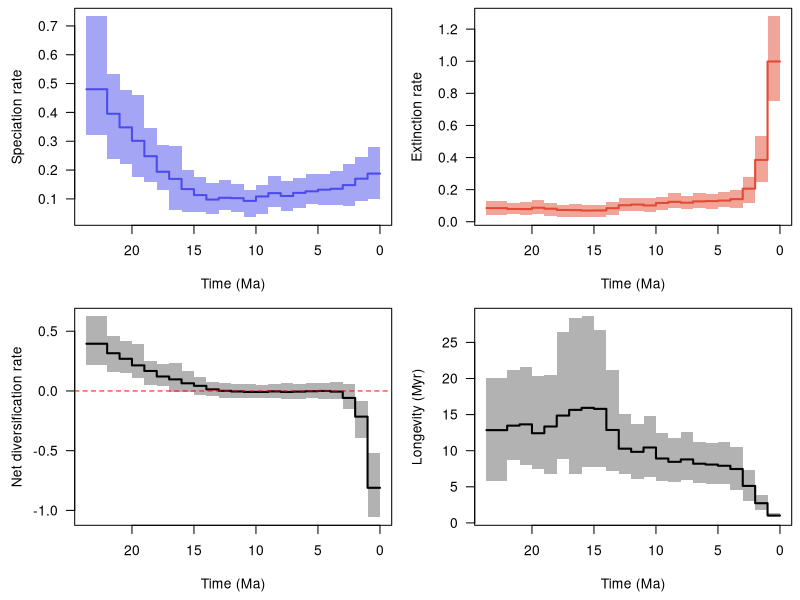

This chart was generated by the following R code:
pdf(file='/home/torsten/Work/Software/PyRate/example_files/BDNN_examples/Carnivora/Advanced_examples/Example_output/Carnivora_occs_1_G_BDS_BDNN_16_8TVc_Musteloidea_RTT.pdf', width = 9, height = 6, useDingbats = FALSE)

layout(matrix(1:4, ncol = 2, nrow = 2, byrow = TRUE))
par(las = 1, mar = c(4.5, 4.5, 0.5, 0.5))
time_vec=c(23.670092814507477, 22.00001,22.0,21.00001,21.0,20.00001,20.0,19.00001,19.0,18.00001,18.0,17.00001,17.0,16.00001,16.0,15.00001,15.0,14.00001,14.0,13.00001,13.0,12.00001,12.0,11.00001,11.0,10.00001,10.0,9.00001,9.0,8.00001,8.0,7.00001,7.0,6.00001,6.0,5.00001,5.0,4.00001,4.0,3.00001,3.0,2.00001,2.0,1.00001,1.0,0.0)
sp_mean=c(0.4803151763118885, 0.4803151763118885,0.39531201126089816,0.39531201126089816,0.34809377084493653,0.34809377084493653,0.3014600486370956,0.3014600486370956,0.24811524250939276,0.24811524250939276,0.19421094750892495,0.19421094750892495,0.16932302312108333,0.16932302312108333,0.13391440330969828,0.13391440330969828,0.1132071350906074,0.1132071350906074,0.0975706262096594,0.0975706262096594,0.10379055080711433,0.10379055080711433,0.10256677026660797,0.10256677026660797,0.09295544274267614,0.09295544274267614,0.10839857061574963,0.10839857061574963,0.11999650349204886,0.11999650349204886,0.11018124968397733,0.11018124968397733,0.12083921181875461,0.12083921181875461,0.12633326597127228,0.12633326597127228,0.13184062435234406,0.13184062435234406,0.13515182049858313,0.13515182049858313,0.14780841100206585,0.14780841100206585,0.17009865067863753,0.17009865067863753,0.18769984864601355,0.18769984864601355)
sp_lwr=c(0.32077533584620693, 0.32077533584620693,0.23849473420629952,0.23849473420629952,0.22202154907545313,0.22202154907545313,0.17666845005257528,0.17666845005257528,0.15977972151206601,0.15977972151206601,0.1315681874902189,0.1315681874902189,0.06084186454658739,0.06084186454658739,0.05347061244467385,0.05347061244467385,0.053711093693800685,0.053711093693800685,0.048543104389118776,0.048543104389118776,0.06102989897730036,0.06102989897730036,0.055709246417362655,0.055709246417362655,0.03626447344241528,0.03626447344241528,0.04853604573974542,0.04853604573974542,0.07212042983310789,0.07212042983310789,0.05831497147118627,0.05831497147118627,0.06723702891303561,0.06723702891303561,0.08135508075371904,0.08135508075371904,0.0795526945487335,0.0795526945487335,0.08030285383227478,0.08030285383227478,0.07682797212317387,0.07682797212317387,0.09357914645249149,0.09357914645249149,0.0980785043554597,0.0980785043554597)
sp_upr=c(0.7332554770076671, 0.7332554770076671,0.5316876499034238,0.5316876499034238,0.476444828601568,0.476444828601568,0.4620632344017424,0.4620632344017424,0.34435177751944807,0.34435177751944807,0.2869973712136997,0.2869973712136997,0.28409539405850454,0.28409539405850454,0.19870493737792821,0.19870493737792821,0.17500337735569807,0.17500337735569807,0.15446221868523152,0.15446221868523152,0.1638048416329149,0.1638048416329149,0.15313596990009282,0.15313596990009282,0.12967995606430358,0.12967995606430358,0.1491755238424878,0.1491755238424878,0.1800304176140791,0.1800304176140791,0.16039746751695574,0.16039746751695574,0.17120186327445447,0.17120186327445447,0.18536161555207567,0.18536161555207567,0.1867512618328772,0.1867512618328772,0.19768874798808847,0.19768874798808847,0.22153030732363718,0.22153030732363718,0.2469674243323987,0.2469674243323987,0.2817129088484359,0.2817129088484359)
ex_mean=c(0.08505984679075612, 0.08505984679075612,0.07941862177629377,0.07941862177629377,0.07883504428080122,0.07883504428080122,0.08719117886343232,0.08719117886343232,0.08090663760950784,0.08090663760950784,0.07332558784848274,0.07332558784848274,0.07226142230801456,0.07226142230801456,0.06966855476422101,0.06966855476422101,0.07023002165054455,0.07023002165054455,0.08445367168788943,0.08445367168788943,0.10285215672253535,0.10285215672253535,0.10691730165415361,0.10691730165415361,0.10147630707945413,0.10147630707945413,0.11688217496697632,0.11688217496697632,0.12371504689275807,0.12371504689275807,0.11866173768579462,0.11866173768579462,0.12673578230031735,0.12673578230031735,0.12853254934451847,0.12853254934451847,0.13191298124974812,0.13191298124974812,0.14078371765033748,0.14078371765033748,0.20604161152934672,0.20604161152934672,0.3851383694358819,0.3851383694358819,0.9985852077845481,0.9985852077845481)
ex_lwr=c(0.04338393754331294, 0.04338393754331294,0.04734822038152324,0.04734822038152324,0.044008151520047965,0.044008151520047965,0.048079702073119936,0.048079702073119936,0.03674512380413922,0.03674512380413922,0.02952413118721276,0.02952413118721276,0.027824087248924538,0.027824087248924538,0.029761495427756073,0.029761495427756073,0.029812086614845495,0.029812086614845495,0.03911476301046338,0.03911476301046338,0.06511867257701873,0.06511867257701873,0.06419935115538082,0.06419935115538082,0.06284555558179596,0.06284555558179596,0.07467094134398203,0.07467094134398203,0.08458240133504354,0.08458240133504354,0.07629054529348124,0.07629054529348124,0.08824897351936312,0.08824897351936312,0.08121540856264967,0.08121540856264967,0.08953716078682662,0.08953716078682662,0.0825892967998994,0.0825892967998994,0.11681872039700165,0.11681872039700165,0.24470656063832585,0.24470656063832585,0.7523764283313931,0.7523764283313931)
ex_upr=c(0.12839321332676076, 0.12839321332676076,0.11433332128973796,0.11433332128973796,0.12056110274174131,0.12056110274174131,0.13317560289038477,0.13317560289038477,0.11543718897524467,0.11543718897524467,0.10304910580826834,0.10304910580826834,0.10921795075028223,0.10921795075028223,0.1041137152432629,0.1041137152432629,0.10241944145263007,0.10241944145263007,0.12314374587072682,0.12314374587072682,0.14717411732335123,0.14717411732335123,0.14556868624450853,0.14556868624450853,0.14482384816703342,0.14482384816703342,0.15591512207830563,0.15591512207830563,0.1778522858383009,0.1778522858383009,0.162979196536028,0.162979196536028,0.17662901710891052,0.17662901710891052,0.17174268283952018,0.17174268283952018,0.18384524468290964,0.18384524468290964,0.1974397197731397,0.1974397197731397,0.280184360905344,0.280184360905344,0.5350023304546392,0.5350023304546392,1.2797197136738725,1.2797197136738725)
div_mean=c(0.3952553295211319, 0.3952553295211319,0.3158933894846042,0.3158933894846042,0.2692587265641354,0.2692587265641354,0.21426886977366333,0.21426886977366333,0.16720860489988493,0.16720860489988493,0.1208853596604421,0.1208853596604421,0.09706160081306874,0.09706160081306874,0.06424584854547731,0.06424584854547731,0.04297711344006283,0.04297711344006283,0.01311695452176994,0.01311695452176994,0.0009383940845789673,0.0009383940845789673,-0.004350531387545649,-0.004350531387545649,-0.008520864336777996,-0.008520864336777996,-0.008483604351226663,-0.008483604351226663,-0.003718543400709187,-0.003718543400709187,-0.00848048800181727,-0.00848048800181727,-0.0058965704815625445,-0.0058965704815625445,-0.0021992833732462453,-0.0021992833732462453,-7.235689740404778e-05,-7.235689740404778e-05,-0.005631897151754342,-0.005631897151754342,-0.05823320052728083,-0.05823320052728083,-0.21503971875724437,-0.21503971875724437,-0.8108853591385349,-0.8108853591385349)
div_lwr=c(0.21595292364494764, 0.21595292364494764,0.1581732916782312,0.1581732916782312,0.14804143302471193,0.14804143302471193,0.11116061671797751,0.11116061671797751,0.046593874940332555,0.046593874940332555,0.04268501635187852,0.04268501635187852,-0.010393251318502078,-0.010393251318502078,-0.009224652981661259,-0.009224652981661259,-0.031680348748617554,-0.031680348748617554,-0.039088220545057666,-0.039088220545057666,-0.05974763463263312,-0.05974763463263312,-0.05807544382399,-0.05807544382399,-0.05505203083538178,-0.05505203083538178,-0.06075297096765091,-0.06075297096765091,-0.06291918554119277,-0.06291918554119277,-0.06339053649680365,-0.06339053649680365,-0.06865909822772949,-0.06865909822772949,-0.05790946626445398,-0.05790946626445398,-0.0691322249022845,-0.0691322249022845,-0.06853889739516697,-0.06853889739516697,-0.1521054863493121,-0.1521054863493121,-0.3921787909505481,-0.3921787909505481,-1.0575683354075596,-1.0575683354075596)
div_upr=c(0.6247248898845558, 0.6247248898845558,0.4620828209950014,0.4620828209950014,0.4146218784148318,0.4146218784148318,0.3918311076967066,0.3918311076967066,0.25274265979552313,0.25274265979552313,0.22159532267860804,0.22159532267860804,0.2349188657821523,0.2349188657821523,0.16695147322380297,0.16695147322380297,0.11488222138571802,0.11488222138571802,0.0724138290811118,0.0724138290811118,0.06302195748624628,0.06302195748624628,0.054682402424371425,0.054682402424371425,0.05748642829569911,0.05748642829569911,0.05245312343807094,0.05245312343807094,0.060934069582237085,0.060934069582237085,0.06339643082561676,0.06339643082561676,0.06189428638546825,0.06189428638546825,0.06987727560271537,0.06987727560271537,0.06614689600909482,0.06614689600909482,0.07806920198640677,0.07806920198640677,0.05496674482520525,0.05496674482520525,-0.08319058393610404,-0.08319058393610404,-0.5158857542767771,-0.5158857542767771)
long_mean=c(12.847695579586837, 12.847695579586837,13.472189106728223,13.472189106728223,13.649609240069983,13.649609240069983,12.422497741695567,12.422497741695567,13.351756413934535,13.351756413934535,14.865896011873131,14.865896011873131,15.655110316426361,15.655110316426361,15.933432872870837,15.933432872870837,15.793128559084835,15.793128559084835,12.870681136136112,12.870681136136112,10.281834230799488,10.281834230799488,9.84054144147581,9.84054144147581,10.444755703688942,10.444755703688942,8.921581724442941,8.921581724442941,8.456128510889059,8.456128510889059,8.790643700687381,8.790643700687381,8.197638810868314,8.197638810868314,8.077271811214022,8.077271811214022,7.916436728196849,7.916436728196849,7.465521618078565,7.465521618078565,5.125170992636637,5.125170992636637,2.7297695970380005,2.7297695970380005,1.0228302012786241,1.0228302012786241)
long_lwr=c(5.833250512265057, 5.833250512265057,8.746356606451137,8.746356606451137,7.961250795628469,7.961250795628469,7.420815872476168,7.420815872476168,6.8198086600816215,6.8198086600816215,8.821632351266457,8.821632351266457,6.836480894336781,6.836480894336781,7.811559552005895,7.811559552005895,7.716258159129991,7.716258159129991,7.129774233755346,7.129774233755346,6.725778032066977,6.725778032066977,6.056029107227466,6.056029107227466,6.418620118351951,6.418620118351951,5.869733805108213,5.869733805108213,5.622643506022612,5.622643506022612,5.987266166255933,5.987266166255933,5.544749748669104,5.544749748669104,5.446633657008604,5.446633657008604,5.439357442857811,5.439357442857811,4.4916114198895745,4.4916114198895745,3.095903283973102,3.095903283973102,1.7752746471480916,1.7752746471480916,0.7814211106658336,0.7814211106658336)
long_upr=c(20.026218452364205, 20.026218452364205,21.12011796731079,21.12011796731079,21.555788345157943,21.555788345157943,20.382734775624996,20.382734775624996,20.536792358561623,20.536792358561623,26.446106285600735,26.446106285600735,28.42501542806865,28.42501542806865,28.60948713788509,28.60948713788509,26.759950373110616,26.759950373110616,21.15839347978082,21.15839347978082,15.016663923852267,15.016663923852267,13.673136275031249,13.673136275031249,14.862814052331197,14.862814052331197,12.456238063587733,12.456238063587733,11.82279037029051,11.82279037029051,12.58409550285,12.58409550285,11.190054155347466,11.190054155347466,11.025233491767054,11.025233491767054,11.168547128502734,11.168547128502734,10.569138354030624,10.569138354030624,7.339538815641557,7.339538815641557,3.9057184034704564,3.9057184034704564,1.329121916030493,1.329121916030493)
xlim = c(23.670092814507477, 0.0)
ylim = c(0.03626447344241528, 0.7332554770076671)
not_NA = !is.na(sp_mean)
plot(time_vec[not_NA], sp_mean[not_NA], type = 'n', xlim = xlim, ylim = ylim, xlab = 'Time (Ma)', ylab = 'Speciation rate')
polygon(c(time_vec[not_NA], rev(time_vec[not_NA])), c(sp_lwr[not_NA], rev(sp_upr[not_NA])), col = adjustcolor('#4c4cec', alpha = 0.5), border = NA)
lines(time_vec[not_NA], sp_mean[not_NA], col = '#4c4cec', lwd = 2)
ylim = c(0.027824087248924538, 1.2797197136738725)
not_NA = !is.na(ex_mean)
plot(time_vec[not_NA], ex_mean[not_NA], type = 'n', xlim = xlim, ylim = ylim, xlab = 'Time (Ma)', ylab = 'Extinction rate')
polygon(c(time_vec[not_NA], rev(time_vec[not_NA])), c(ex_lwr[not_NA], rev(ex_upr[not_NA])), col = adjustcolor('#e34a33', alpha = 0.5), border = NA)
lines(time_vec[not_NA], ex_mean[not_NA], col = '#e34a33', lwd = 2)
ylim = c(-1.0575683354075596, 0.6247248898845558)
not_NA = !is.na(div_mean)
plot(time_vec[not_NA], div_mean[not_NA], type = 'n', xlim = xlim, ylim = ylim, xlab = 'Time (Ma)', ylab = 'Net diversification rate')
polygon(c(time_vec[not_NA], rev(time_vec[not_NA])), c(div_lwr[not_NA], rev(div_upr[not_NA])), col = adjustcolor('black', alpha = 0.3), border = NA)
lines(time_vec[not_NA], div_mean[not_NA], col = 'black', lwd = 2)
abline(h = 0, col = 'red', lty = 2)
ylim = c(0.7814211106658336, 28.60948713788509)
not_NA = !is.na(long_mean)
plot(time_vec[not_NA], long_mean[not_NA], type = 'n', xlim = xlim, ylim = ylim, xlab = 'Time (Ma)', ylab = 'Longevity (Myr)')
polygon(c(time_vec[not_NA], rev(time_vec[not_NA])), c(long_lwr[not_NA], rev(long_upr[not_NA])), col = adjustcolor('black', alpha = 0.3), border = NA)
lines(time_vec[not_NA], long_mean[not_NA], col = 'black', lwd = 2)
dev.off()